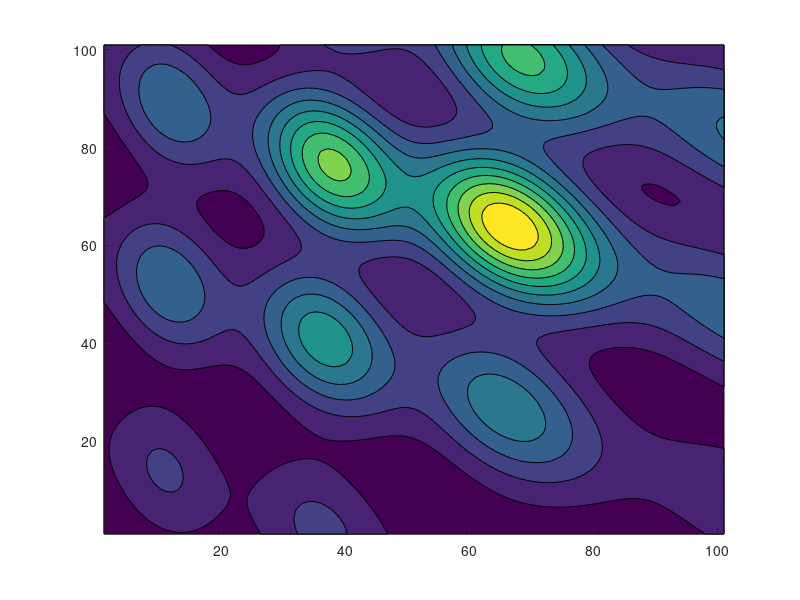

The MATLAB source for this figure: (Note: this script raises an error after producing the figure.)


n=100; [x,y]=meshgrid(-n:2:n,-n:2:n); % the grid points
z1=sin((x-.002*x.*x)/n*5).^2+1;
z2=sin((x+2*y)/n*2).^2+.5;
t1=80; w1=t1*t1./((x-20).^2+(y-40).^2+t1*t1);
z=z1.*z2.*w1*1000+rand(size(z1))*.1; % values of the grid points

localmax = imregionalmax(z);

hold on;
contourf(z);
contour(localmax);

temp=find(localmax);
[m,k]=ind2sub(101,temp);

text(k,m,num2str(round(z(localmax))));





